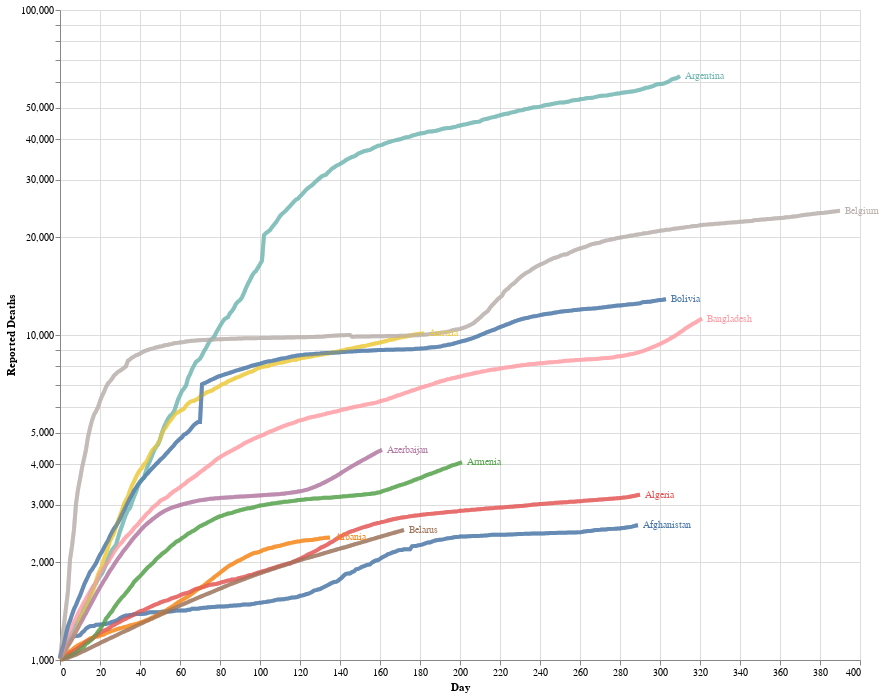

The code cell stored with this chart in its notebook:
### Markdown cell above
It's not super easy to line up the legend with the curves on the chart so let's put the labels on the chart itself.

### Code cell
# drop NaNs
deaths_long = deaths_long_5000.dropna()

# Selection tool
selection = alt.selection_single(fields=['Country/Region'])
# Color change when clicked
color = alt.condition(selection,
                    alt.Color('Country/Region:N'),
                    alt.value('lightgray'))


# Base altair plot 
base = alt.Chart(deaths_long).mark_line(strokeWidth=4, opacity=0.7).encode(
    x=alt.X('Day'),
    y=alt.Y('Deaths', scale=alt.Scale(type='log')),
    color=alt.Color('Country/Region', legend=None),
).properties(
    width=800,
    height=650
)

# Chart
chart = base.encode(
  color=alt.condition(selection, 'Country/Region:N', alt.value('lightgray'))
).add_selection(
  selection
)

# Overlay
overlay = base.encode(
  color='Country/Region',
  opacity=alt.value(0.5),
  tooltip=['Country/Region:N', 'Name:N']
).transform_filter(
  selection
)

# Text labels
text = base.mark_text(
    align='left',
    dx=5,
    size=10
).encode(
    x=alt.X('Day', aggregate='max',  axis=alt.Axis(title='Day')),
    y=alt.Y('Deaths', aggregate={'argmax': 'Day'}, axis=alt.Axis(title='Reported Deaths')),
    text='Country/Region',  
).transform_filter(
    selection
)

# combine
chart + overlay + text

### Figure 1 — Vega-Lite specification as saved in the notebook (floating-point values rounded to 4 significant figures; data arrays with more than 128 entries replaced by an {"elided": "..."} marker saying what was removed)
{"config": {"view": {"continuousWidth": 400, "continuousHeight": 300}}, "layer": [{"mark": {"type": "line", "opacity": 0.7, "strokeWidth": 4}, "encoding": {"color": {"condition": {"type": "nominal", "field": "Country/Region", "selection": "selector002"}, "value": "lightgray"}, "x": {"type": "quantitative", "field": "Day"}, "y": {"type": "quantitative", "field": "Deaths", "scale": {"type": "log"}}}, "height": 650, "selection": {"selector002": {"type": "single", "fields": ["Country/Region"]}}, "width": 800}, {"mark": {"type": "line", "opacity": 0.7, "strokeWidth": 4}, "encoding": {"color": {"type": "nominal", "field": "Country/Region"}, "opacity": {"value": 0.5}, "tooltip": [{"type": "nominal", "field": "Country/Region"}, {"type": "nominal", "field": "Name"}], "x": {"type": "quantitative", "field": "Day"}, "y": {"type": "quantitative", "field": "Deaths", "scale": {"type": "log"}}}, "height": 650, "transform": [{"filter": {"selection": "selector002"}}], "width": 800}, {"mark": {"type": "text", "align": "left", "dx": 5, "size": 10}, "encoding": {"color": {"type": "nominal", "field": "Country/Region", "legend": null}, "text": {"type": "nominal", "field": "Country/Region"}, "x": {"type": "quantitative", "aggregate": "max", "axis": {"title": "Day"}, "field": "Day"}, "y": {"type": "quantitative", "aggregate": {"argmax": "Day"}, "axis": {"title": "Reported Deaths"}, "field": "Deaths"}}, "height": 650, "transform": [{"filter": {"selection": "selector002"}}], "width": 800}], "data": {"name": "data-f1873402d78e372d40db5ea1b4313931"}, "$schema": "https://vega.github.io/schema/vega-lite/v4.8.1.json", "datasets": {"data-f1873402d78e372d40db5ea1b4313931": {"elided": "2765 records"}}}
